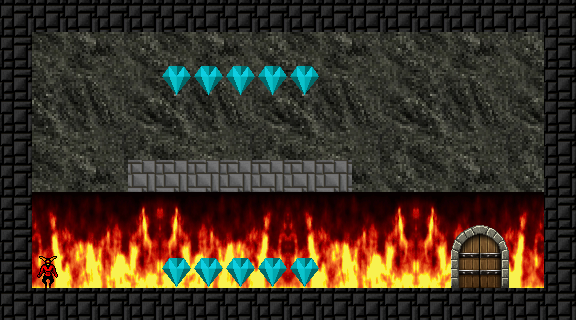

This is a level from a 2D game, rendered from its Tiled map with the project's own tilesets. A one-line summary and the map file follow, with tile-layer data summarised:
An orthogonal 18x10 tile map with 32x32 px tiles, 8 tile layers (Background, BurningFlames, Gate, Walls, ...), 2 tilesets and 2 objects (Camera, WorldBoundingBox).

<map version="1.5" tiledversion="1.5.0" orientation="orthogonal" renderorder="right-down" compressionlevel="0" width="18" height="10" tilewidth="32" tileheight="32" infinite="0" nextlayerid="49" nextobjectid="2187">
 <editorsettings>
  <chunksize width="37" height="37" />
 </editorsettings>
 <properties>
  <property name="BACKGROUND_TEXTURE" value="background1" />
  <property name="FRAME_DURATION" type="float" value="0.2" />
  <property name="LEVEL_TIMEOUT" type="float" value="50" />
  <property name="LEVEL_TITLE" value="Diamonds are forever" />
  <property name="MAIN_CAMERA" type="object" value="2114" />
  <property name="MUSIC" value="game_music1" />
  <property name="PLAYER_START" type="object" value="0" />
  <property name="REQUIRED_DIAMOND" type="int" value="10" />
 </properties>
 <tileset firstgid="1" source="../tilesets/tileset.tsx" />
 <tileset firstgid="41" name="background" tilewidth="800" tileheight="600" tilecount="1" columns="1">
  <image source="../textures/GameBackground.png" width="800" height="600" />
 </tileset>
 <group id="45" name="Groupe 2">
  <group id="40" name="Groupe 1">
   <properties>
    <property name="INFINITE_BOUNDING_BOX" type="bool" value="true" />
    <property name="OBJECT_REFERN" type="object" value="0" />
   </properties>
   <layer id="39" name="Background" width="18" height="10">
    <properties>
     <property name="DISPLACEMENT_RATIO_X" type="float" value="0.5" />
     <property name="DISPLACEMENT_RATIO_Y" type="float" value="0.5" />
     <property name="DYNAMIC_PARTICLES" type="bool" value="false" />
     <property name="DYNAMIC_VERTICES" type="bool" value="false" />
     <property name="HEIGHT_BITS_MODE" type="bool" value="true" />
    </properties>
    <data>[180 cells, 16 non-empty, 2 distinct tile ids]</data>
   </layer>
   <objectgroup id="26" name="Camera">
    <properties>
     <property name="OBJECT_REFERENCE" type="object" value="1" />
    </properties>
    <object id="2114" name="Camera" type="Camera" x="21.3612" y="9.7297" width="540" height="303">
     <properties>
      <property name="CAMERA" type="bool" value="false" />
      <property name="CAMERA_COMPONENTS" value="MyAutoRecenterToPlayerCameraComponent" />
     </properties>
    </object>
    <object id="2185" name="World" type="WorldBoundingBox" x="3.84848" y="3.48488" width="569.545" height="314.091" />
   </objectgroup>
   <layer id="37" name="BurningFlames" width="18" height="10">
    <properties>
     <property name="MATERIAL" value="BurningFlames" />
    </properties>
    <data>[180 cells, 4 non-empty, 1 distinct tile ids]</data>
   </layer>
   <layer id="47" name="Gate" width="18" height="10">
    <properties>
     <property name="COLLISION_MASK" value="Gate" />
    </properties>
    <data>[180 cells, 1 non-empty, 1 distinct tile ids]</data>
   </layer>
   <layer id="25" name="Walls" width="18" height="10">
    <properties>
     <property name="COLLISION_MASK" value="World" />
     <property name="DYNAMIC_PARTICLES" type="bool" value="true" />
     <property name="DYNAMIC_VERTICES" type="bool" value="true" />
     <property name="HEIGHT_BITS_MODE" type="bool" value="true" />
     <property name="PLAYER_COLLISIONS_ENABLED" type="bool" value="true" />
     <property name="TILE_FLAG_PROCESSORS" value="MyComputeNeighbourFlags, ComputePlatformerFlagProcessor" />
    </properties>
    <data>[180 cells, 59 non-empty, 2 distinct tile ids]</data>
   </layer>
   <layer id="46" name="GameObjects" width="18" height="10">
    <properties>
     <property name="COLLISION_MASK" value="World" />
     <property name="HEIGHT_BITS_MODE" type="bool" value="true" />
    </properties>
    <data>[180 cells, 10 non-empty, 1 distinct tile ids]</data>
   </layer>
   <layer id="38" name="Animated" width="18" height="10">
    <properties>
     <property name="COLLISION_MASK" value="World" />
     <property name="HEIGHT_BITS_MODE" type="bool" value="true" />
    </properties>
    <data>[180 cells, 0 non-empty, 0 distinct tile ids]</data>
   </layer>
   <layer id="27" name="PlayerAndCamera" width="18" height="10">
    <properties>
     <property name="COLLISION_MASK" value="Player,World" />
     <property name="HEIGHT_BITS_MODE" type="bool" value="true" />
     <property name="PLAYER_COLLISIONS_ENABLED" type="bool" value="true" />
    </properties>
    <data>[180 cells, 1 non-empty, 1 distinct tile ids]</data>
   </layer>
   <layer id="48" name="Smoke" width="18" height="10">
    <properties>
     <property name="HEIGHT_BITS_MODE" type="bool" value="true" />
    </properties>
    <data>[180 cells, 0 non-empty, 0 distinct tile ids]</data>
   </layer>
  </group>
 </group>
</map>
